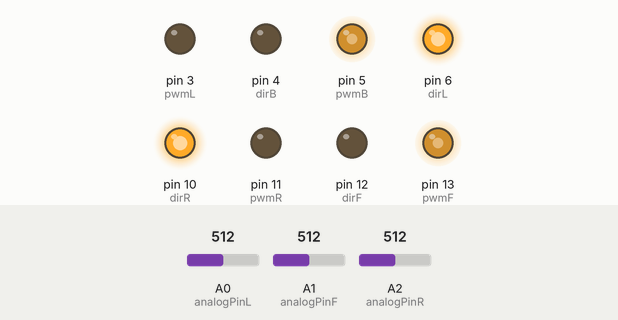
Simulated run of this sketch. Board: Arduino Mega 2560, built with avr-gcc and run on an emulated ATmega2560. Shown: output pins drawn as LEDs (lit = HIGH). The test bench sets the inputs (shaded band); at power-on: A0 (analogPinL) = 512, A1 (analogPinF) = 512, A2 (analogPinR) = 512. What the sketch prints to the serial monitor is not drawn.

Above: at 0.1 s.
Timing chart, 0 to 1.6 s (numbered marks = the images above):
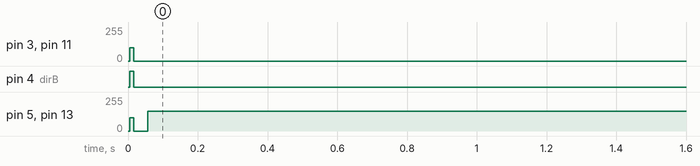

The sketch:

LSA_coarse_rotation.ino
```cpp
const byte analogPinF = 1;   // Connect AN output of LSA1 to analog pin 0
const byte junctionPulseF = 28; // Connect JPULSE of LSA1 to pin 28
const byte analogPinR = 2;   // Connect AN output of LSA2 to analog pin 1
const byte junctionPulseR = 29; // Connect JPULSE of LSA2 to pin 29
const byte analogPinL = 0;   // Connect AN output of LSA3 to analog pin 2
const byte junctionPulseL = 30; // Connect JPULSE of LSA3 to pin 30

int dirF =  12;              //Forward
int dirB = 4;
int pwmF = 13;
int pwmB = 5;
int dirR =  10; //RIGHT
int dirL = 6;
int pwmR = 11;
int pwmL = 3;


int readValueF, readValueR, readValueL, lsa_F, lsa_R, lsa_L; // Variables to store analog and line position value
unsigned int junctionCount = 0;   // Variable to store junction count value

void setup() {
  pinMode(junctionPulseF, INPUT);
  pinMode(junctionPulseR, INPUT);
  pinMode(junctionPulseL, INPUT);

  pinMode(dirR , OUTPUT);
  pinMode(pwmR , OUTPUT);
  pinMode(dirL , OUTPUT);
  pinMode(pwmL , OUTPUT);
  pinMode(dirF , OUTPUT);
  pinMode(pwmF , OUTPUT);
  pinMode(dirB , OUTPUT);
  pinMode(pwmB , OUTPUT);

  Serial.begin(9600);

  digitalWrite(dirF , LOW);
  digitalWrite(dirR , HIGH);
  digitalWrite(dirB , LOW);
  digitalWrite(dirL , HIGH);

  analogWrite(pwmF , 0);
  analogWrite(pwmR , 0);
  analogWrite(pwmB , 0);
  analogWrite(pwmL , 0);

  Serial.begin(9600);

  Serial.println("\nReading LSA values\n");
  Serial.println("LSA_F\tLSA_R\tLSA_L\tDirection");

  Forward();
  do {
    readValueF = analogRead(analogPinF);    // Read value from analog pin A0 (of LSA1)
  readValueR = analogRead(analogPinR);    // Read value from analog pin A1 (of LSA1)
  readValueL = analogRead(analogPinL);    // Read value from analog pin A2 (of LSA1)

  lsa_F = ((float)readValueF / 921) * 70; //forward
  lsa_R = ((float)readValueR / 921) * 70; //right
  lsa_L = ((float)readValueL / 921) * 70; //left
  } while (!hasLine(lsa_L));
  Serial.println("test");
  wait();
  rotate();
  Forward();
}

void loop() {
  /*readValueF = analogRead(analogPinF);    // Read value from analog pin A0 (of LSA1)
  readValueR = analogRead(analogPinR);    // Read value from analog pin A1 (of LSA1)
  readValueL = analogRead(analogPinL);    // Read value from analog pin A2 (of LSA1)

  lsa_F = ((float)readValueF / 921) * 70; //forward
  lsa_R = ((float)readValueR / 921) * 70; //right
  lsa_L = ((float)readValueL / 921) * 70; //left

  Serial.print(lsa_F + String("\t") + lsa_R + String("\t") + lsa_L + String("\t"));
  balanceLR();*/
}

void wait() {
  analogWrite(pwmR , 0);
  analogWrite(pwmL , 0);
  analogWrite(pwmF , 0);
  analogWrite(pwmB , 0);
}

void Forward() {
  digitalWrite(dirF , LOW);
  digitalWrite(dirB , LOW);
  analogWrite(pwmR , 0);
  analogWrite(pwmL , 0);
  analogWrite(pwmF , 150);
  analogWrite(pwmB , 150);

  //balanceFB();
}

void balanceFB() {
  if (hasLine(lsa_F) && lsa_F <= 18) { // nudge left
    digitalWrite(dirR , HIGH);
    analogWrite(pwmR , 100);
  } else if (hasLine(lsa_F) && lsa_F >= 53) { // nudge right
    digitalWrite(dirR , LOW);
    analogWrite(pwmR , 100);
  } else {
    analogWrite(pwmR, 0);
  }
}

void rotate() {
  readValueF = analogRead(analogPinF);    // Read value from analog pin A0 (of LSA1)
  readValueR = analogRead(analogPinR);    // Read value from analog pin A1 (of LSA1)
  readValueL = analogRead(analogPinL);    // Read value from analog pin A2 (of LSA1)

  lsa_F = ((float)readValueF / 921) * 70; //forward
  lsa_R = ((float)readValueR / 921) * 70; //right
  lsa_L = ((float)readValueL / 921) * 70; //left

   Serial.println("Before rot");
   digitalWrite(dirR,HIGH);
   digitalWrite(dirL,HIGH);
   digitalWrite(dirF,LOW);
   digitalWrite(dirB,HIGH);

   analogWrite(pwmR,100);
   analogWrite(pwmL,100);
   analogWrite(pwmF,100);
   analogWrite(pwmB,100);
Serial.println("After rot");

   while(!(hasLine(lsa_F) && hasLine(lsa_R))) {
    readValueF = analogRead(analogPinF);    // Read value from analog pin A0 (of LSA1)
    readValueR = analogRead(analogPinR);    // Read value from analog pin A1 (of LSA1)
    readValueL = analogRead(analogPinL);    // Read value from analog pin A2 (of LSA1)

    lsa_F = ((float)readValueF / 921) * 70; //forward
    lsa_R = ((float)readValueR / 921) * 70; //right
    lsa_L = ((float)readValueL / 921) * 70; //left
    Serial.println(lsa_F+String("\t")+lsa_R+String("\t")+lsa_L);
   }

   analogWrite(pwmR,0);
   analogWrite(pwmL,0);
   analogWrite(pwmF,0);
   analogWrite(pwmB,0);
}

inline boolean hasLine(int val) {
  return (val > 0) && (val < 70);
}
```

Measured:
- by itself, pin 5 (pwmB), pin 13 (pwmF): 100/255 → 150/255 at 0.02 s
